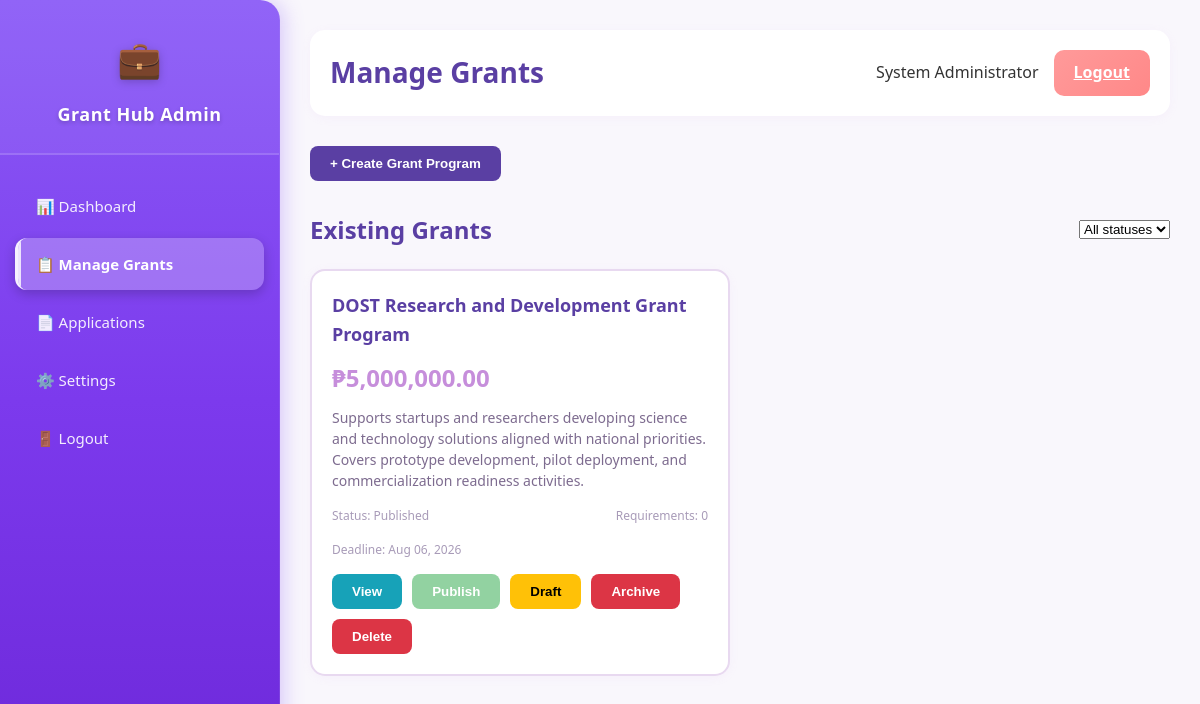
The page /admin/manage-grants.php (signed in) on the database its author committed.
### tables this page shows
CREATE TABLE IF NOT EXISTS `grant_programs` (
  `id` INT UNSIGNED NOT NULL AUTO_INCREMENT,
  `slug` VARCHAR(120) NOT NULL,
  `name` VARCHAR(255) NOT NULL,
  `short_name` VARCHAR(150) DEFAULT NULL,
  `description` TEXT,
  `funding_agency` VARCHAR(150) DEFAULT 'DOST',
  `max_funding` DECIMAL(15,2) DEFAULT NULL,
  `currency` CHAR(3) NOT NULL DEFAULT 'PHP',
  `eligibility` TEXT,
  `status` ENUM('draft','published','archived') NOT NULL DEFAULT 'published',
  `deadline` DATE DEFAULT NULL,
  `created_by` INT UNSIGNED DEFAULT NULL,
  `created_at` TIMESTAMP NOT NULL DEFAULT CURRENT_TIMESTAMP,
  `updated_at` TIMESTAMP NOT NULL DEFAULT CURRENT_TIMESTAMP ON UPDATE CURRENT_TIMESTAMP,
  PRIMARY KEY (`id`),
  UNIQUE KEY `uniq_grant_slug` (`slug`),
  CONSTRAINT `fk_grant_created_by` FOREIGN KEY (`created_by`) REFERENCES `users` (`id`) ON DELETE SET NULL
);

### public/includes/config.php (called while the page is built)
<?php
return [
    'app_name' => 'Grant Hub',
    'base_path' => '/New/New/public',
    'uploads_path' => __DIR__ . '/../uploads',
    'db' => [
        'host' => '127.0.0.1',
        'port' => 3306,
        'database' => 'grant_hub',
        'username' => 'root',
        'password' => '',
        'charset' => 'utf8mb4',
    ],
];

### public/includes/bootstrap.php (called while the page is built, shortened)
<?php
$config = require __DIR__ . '/config.php';
function base_path(string $path = ''): string
{
    global $config;
    static $detectedBase = null;
    if ($detectedBase === null) {
        if (!empty($config['base_path'])) {
            $detectedBase = $config['base_path'];
        }
    }
    $base = rtrim($detectedBase, '/');
    $cleanPath = ltrim($path, '/');
    return $cleanPath ? "{$base}/{$cleanPath}" : $base;
}
function sanitize(?string $value): string
{
    return htmlspecialchars($value ?? '', ENT_QUOTES, 'UTF-8');
}
function current_user(): ?array
{
    return $_SESSION['user'] ?? null;
}

### public/admin/manage-grants.php (the view, shortened to what this page needs)
<?php
require_once __DIR__ . '/../includes/bootstrap.php';
$pdo = db();
$hasParentIdColumn = false;
try {
    $checkColumn = $pdo->query("SHOW COLUMNS FROM grant_requirements LIKE 'parent_id'");
    $hasParentIdColumn = $checkColumn->rowCount() > 0;
} catch (Exception $e) {
    $hasParentIdColumn = false;
}
$selectedGrantId = isset($_GET['grant_id']) ? (int) $_GET['grant_id'] : null;
$statusFilter = $_GET['status'] ?? null;
$grantQuery = "
    SELECT g.*, COUNT(DISTINCT r.id) AS requirement_count
    FROM grant_programs g
    LEFT JOIN grant_requirements r ON r.grant_id = g.id" . ($hasParentIdColumn ? " AND (r.parent_id IS NULL OR r.parent_id = 0)" : "") . "
";
$grantQuery .= " GROUP BY g.id ORDER BY g.created_at DESC";
$stmt = $pdo->prepare($grantQuery);
if ($statusFilter && in_array($statusFilter, ['draft', 'published', 'archived'], true)) {
    $stmt->execute(['status' => $statusFilter]);
} else {
    $stmt->execute();
}
$grants = $stmt->fetchAll();
?>
<!DOCTYPE html>
<html lang="en">
<head>
    <link rel="stylesheet" href="../css/shared.css">
    <link rel="stylesheet" href="../css/admin-styles.css">
</head>
<body>
    <div class="main-container">
        <div class="sidebar" id="sidebar">
            <div class="sidebar-header">
                <div class="sidebar-logo">💼</div>
                <div class="sidebar-title">Grant Hub Admin</div>
            </div>
            <ul class="sidebar-menu">
                <li><a href="dashboard.php" class="menu-link">📊 Dashboard</a></li>
                <li><a href="manage-grants.php" class="menu-link active">📋 Manage Grants</a></li>
                <li><a href="applications.php" class="menu-link">📄 Applications</a></li>
                <li><a href="settings.php" class="menu-link">⚙️ Settings</a></li>
                <li><a href="<?php echo base_path('auth/logout.php'); ?>">🚪 Logout</a></li>
            </ul>
        </div>
        <div class="content">
            <div class="header">
                <h1>Manage Grants</h1>
                <div class="user-info">
                    <span><?php echo sanitize(current_user()['full_name']); ?></span>
                    <a class="logout-btn" href="<?php echo base_path('auth/logout.php'); ?>">Logout</a>
                </div>
            </div>
            <div style="margin-bottom: 20px;">
                <button type="button" class="btn-dark btn-dark-primary" onclick="toggleCreateGrant()" id="toggleCreateBtn">
                    + Create Grant Program
                </button>
            </div>
            <?php if (!$selectedGrantId): ?>
                <div class="card" style="margin-top:30px;">
                    <div class="action-bar" style="margin-bottom:20px; display:flex;justify-content:space-between;align-items:center;">
                        <h2 style="color:#5a3fa3;">Existing Grants</h2>
                        <form method="get" style="display:flex;gap:10px;align-items:center;">
                            <select name="status" onchange="this.form.submit()">
                                <option value="">All statuses</option>
                            </select>
                        </form>
                    </div>
                    <?php if (!$grants): ?>
                        <p style="color:#a89bb8;">No grants created yet.</p>
                    <?php else: ?>
                        <div class="grants-grid">
                            <?php foreach ($grants as $grant): ?>
                                <div class="grant-card" onclick="selectGrant(<?php echo (int) $grant['id']; ?>)">
                                    <div class="grant-title"><?php echo sanitize($grant['name']); ?></div>
                                    <div class="grant-amount">
                                        <?php echo $grant['max_funding'] ? '₱' . number_format($grant['max_funding'], 2) : 'Funding TBD'; ?>
                                    </div>
                                    <div class="grant-desc"><?php echo sanitize($grant['description']); ?></div>
                                    <div class="grant-meta">
                                        <span>Status: <?php echo ucfirst($grant['status']); ?></span>
                                        <span>Requirements: <?php echo (int) $grant['requirement_count']; ?></span>
                                    </div>
                                    <div class="grant-meta">
                                        <span>Deadline: <?php echo $grant['deadline'] ? date('M d, Y', strtotime($grant['deadline'])) : 'Not set'; ?></span>
                                    </div>
                                    <div class="grant-actions">
                                        <button type="button" class="btn-dark btn-dark-info" onclick="event.stopPropagation(); viewGrant(<?php echo (int) $grant['id']; ?>)">View</button>
                                        <button type="button" class="btn-dark btn-dark-success" onclick="event.stopPropagation(); updateStatus(<?php echo (int) $grant['id']; ?>, 'published')" <?php echo $grant['status'] === 'published' ? 'disabled style="opacity:0.5;"' : ''; ?>>Publish</button>
                                        <button type="button" class="btn-dark btn-dark-warning" onclick="event.stopPropagation(); updateStatus(<?php echo (int) $grant['id']; ?>, 'draft')" <?php echo $grant['status'] === 'draft' ? 'disabled style="opacity:0.5;"' : ''; ?>>Draft</button>
                                        <button type="button" class="btn-dark btn-dark-danger" onclick="event.stopPropagation(); updateStatus(<?php echo (int) $grant['id']; ?>, 'archived')" <?php echo $grant['status'] === 'archived' ? 'disabled style="opacity:0.5;"' : ''; ?>>Archive</button>
                                        <button type="button" class="btn-dark btn-dark-danger" onclick="event.stopPropagation(); deleteGrant(<?php echo (int) $grant['id']; ?>, '<?php echo addslashes($grant['name']); ?>')" style="background:#dc3545;">Delete</button>
                                    </div>
                                </div>
                            <?php endforeach; ?>
                        </div>
                    <?php endif; ?>
                </div>
            <?php else: ?>
                <div style="margin-top:30px; margin-bottom:20px;">
                    <a href="manage-grants.php" class="btn-dark btn-dark-primary" style="text-decoration:none;display:inline-block;">← Back to All Grants</a>
                </div>
            <?php endif; ?>
        </div>
    </div>
</body>
</html>

### public/css/shared.css (style rules this page uses)
* { margin: 0; padding: 0; box-sizing: border-box; }
html, body { font-family: 'Segoe UI', Tahoma, Geneva, Verdana, sans-serif; -webkit-font-smoothing: antialiased; -moz-osx-font-smoothing: grayscale; }
:root { --primary-color: #d4a5e8; --secondary-color: #c68edb; --accent-color: #ff9a9a; --success-color: #85d88a; --warning-color: #ffc97c; --info-color: #a8c5e0; --light-bg: #f9f7fc; --dark-text: #5a3fa3; --border-color: #e8d9f0; }
button, a, input, textarea, select { transition: all 0.3s ease; }
body { color: var(--dark-text); line-height: 1.6; }
h1, h2, h3, h4, h5, h6 { color: var(--dark-text); font-weight: 600; }

### public/css/admin-styles.css (style rules this page uses)
* { margin: 0; padding: 0; box-sizing: border-box; }
body { font-family: 'Segoe UI', Tahoma, Geneva, Verdana, sans-serif; background: #f9f7fc; color: #333; }
.main-container { display: flex; min-height: 100vh; }
.sidebar { width: 280px; background: linear-gradient(180deg, #8b5cf6 0%, #7c3aed 50%, #6d28d9 100%); color: white; padding: 0; position: fixed; height: 100vh; overflow-y: auto; box-shadow: 4px 0 20px rgba(139, 92, 246, 0.3); transition: transform 0.3s cubic-bezier(0.4, 0, 0.2, 1); z-index: 1000; border-right: 1px solid rgba(255, 255, 255, 0.1); left: 0; right: auto; border-radius: 0 20px 20px 0; border-left: none; transform: translateX(0); }
.sidebar-header { padding: 30px 20px 25px; border-bottom: 2px solid rgba(255, 255, 255, 0.15); margin-bottom: 25px; text-align: center; background: rgba(255, 255, 255, 0.05); position: relative; }
.sidebar-logo { font-size: 36px; margin-bottom: 12px; filter: drop-shadow(0 2px 4px rgba(0, 0, 0, 0.2)); }
.sidebar-title { font-size: 18px; font-weight: 700; letter-spacing: 0.5px; text-shadow: 0 2px 4px rgba(0, 0, 0, 0.2); }
.sidebar-menu { list-style: none; padding: 0 10px; }
.sidebar-menu li { margin-bottom: 6px; }
.sidebar-menu a { display: flex; align-items: center; gap: 14px; padding: 14px 18px; color: rgba(255, 255, 255, 0.9); text-decoration: none; transition: all 0.3s cubic-bezier(0.4, 0, 0.2, 1); border-radius: 12px; margin: 0 5px; font-weight: 500; font-size: 15px; position: relative; overflow: hidden; border-left: 3px solid transparent; }
.sidebar-menu a::before { content: ''; position: absolute; left: 0; top: 0; height: 100%; width: 3px; background: rgba(255, 255, 255, 0.8); transform: scaleY(0); transition: transform 0.3s ease; }
.sidebar-menu a.active { background: rgba(255, 255, 255, 0.25); color: white; border-left-color: rgba(255, 255, 255, 0.9); box-shadow: 0 4px 12px rgba(0, 0, 0, 0.2); font-weight: 600; }
.sidebar-menu a.active::before { transform: scaleY(1); }
.content { margin-left: 280px; flex: 1; padding: 30px; transition: margin-left 0.3s cubic-bezier(0.4, 0, 0.2, 1); margin-right: 0; }
.header { display: flex; justify-content: space-between; align-items: center; margin-bottom: 30px; background: white; padding: 20px; border-radius: 15px; box-shadow: 0 2px 10px rgba(200, 150, 230, 0.08); }
.header h1 { font-size: 28px; color: #5a3fa3; }
.user-info { display: flex; align-items: center; gap: 15px; }
.logout-btn { background: linear-gradient(135deg, #ff9a9a 0%, #ff8888 100%); color: white; border: none; padding: 10px 20px; border-radius: 10px; cursor: pointer; font-weight: 600; transition: all 0.3s ease; }
.action-bar { display: flex; justify-content: space-between; align-items: center; margin-bottom: 20px; flex-wrap: wrap; gap: 15px; }
.grants-grid { display: grid; grid-template-columns: repeat(auto-fill, minmax(320px, 1fr)); gap: 20px; }
.grant-card { background: white; border-radius: 15px; padding: 20px; box-shadow: 0 2px 10px rgba(200, 150, 230, 0.08); transition: all 0.3s ease; border-left: 4px solid #d4a5e8; }
.grant-title { font-size: 18px; font-weight: 600; color: #5a3fa3; margin-bottom: 10px; }
.grant-amount { font-size: 24px; font-weight: 700; color: #c68edb; margin-bottom: 10px; }
.grant-desc { color: #7d6b8f; font-size: 14px; margin-bottom: 15px; line-height: 1.5; }
.grant-meta { display: flex; justify-content: space-between; font-size: 12px; color: #a89bb8; margin-bottom: 15px; }
.grant-actions { display: flex; gap: 10px; margin-top: 15px; }

### rows shown on the page
grant_programs: name "DOST Research and Development Grant Program", max_funding "5,000,000.00", description "Supports startups and researchers developing science and technology solutions aligned with national priorities. Covers prototype development, pilot deployment, and commercialization readiness activities.", status "Published", requirement_count "0", deadline "Aug 06, 2026"

### other values the page prints
current_user()['full_name'] "System Administrator"
